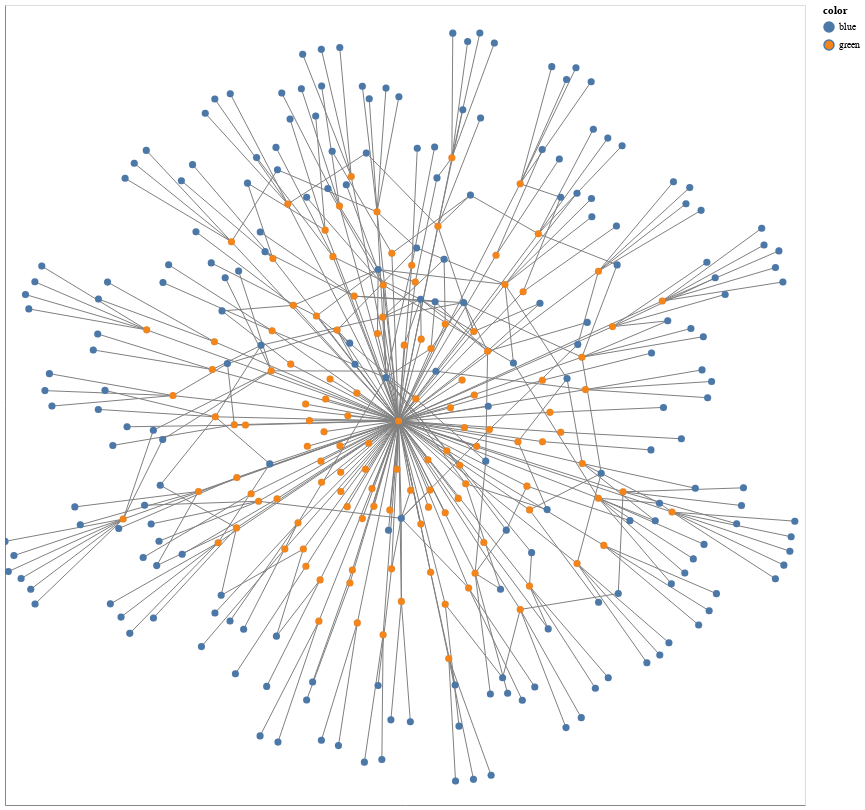

Notebook code cell kept with this figure:
### Code cell
# Generate a graph from the co-authors and their affiliations
G = nx.Graph()

for index, row in rf.iterrows():
    G.add_node(row['orcid'], name=row['full_name'], color='green')

for index, row in of.iterrows():
    G.add_node(row['wikidata'], name=row['name'], color='blue')

# Convert from and to for researcher relationships into ORCID IDs (to map the node labels)
def force_pid(n):
    n['from'] = n['from'].split('/')[-1]
    n['to'] = n['to'].split('/')[-1]
    return n

json = map(force_pid, r.json()[0]['relationships']['researcher-researcher'])
ef = pd.DataFrame(json, columns=['from', 'to'])

json = map(force_pid, r.json()[0]['relationships']['researcher-organisation'])
eo = pd.DataFrame(json, columns=['from', 'to'])

G.add_edges_from(ef.to_numpy())
G.add_edges_from(eo.to_numpy())
    
# Compute positions for viz.
pos = nx.spring_layout(G)

options = {
    "font_size": 12,
    "node_size": 50,
    "edge_color": "gray",
    "linewidths": 0.1,
    "width": 1
}

# Show information about the graph
print(nx.info(G))
print("Network density:", nx.density(G))

# Draw the graph using Altair
viz = nxa.draw_networkx(G, pos=pos, node_tooltip='name', node_color='color', **options).properties(width=800, height=800)

nx.write_gexf(G, "affiliations.gexf")

# Show it as an interactive plot!
viz.interactive()

### Figure 1 — Vega-Lite specification as saved in the notebook (floating-point values rounded to 4 significant figures; data arrays with more than 128 entries replaced by an {"elided": "..."} marker saying what was removed)
{"config": {"view": {"continuousWidth": 400, "continuousHeight": 300}}, "layer": [{"data": {"name": "data-5f203daaf2ef7aa42a98027b4251ee5f"}, "mark": {"type": "line", "color": "gray", "opacity": 1, "strokeWidth": 1}, "encoding": {"detail": {"type": "quantitative", "field": "edge"}, "x": {"type": "quantitative", "axis": {"grid": false, "labels": false, "ticks": false, "title": ""}, "field": "x"}, "y": {"type": "quantitative", "axis": {"grid": false, "labels": false, "ticks": false, "title": ""}, "field": "y"}}, "selection": {"selector001": {"type": "interval", "bind": "scales", "encodings": ["x", "y"]}}}, {"data": {"name": "data-8cbf931b4bbb2ce3af840abb01813545"}, "mark": {"type": "point", "opacity": 1, "size": 50, "strokeWidth": 0.1}, "encoding": {"fill": {"type": "nominal", "field": "color"}, "tooltip": {"type": "nominal", "field": "name"}, "x": {"type": "quantitative", "axis": {"grid": false, "labels": false, "ticks": false}, "field": "x"}, "y": {"type": "quantitative", "axis": {"grid": false, "labels": false, "ticks": false}, "field": "y"}}}], "height": 800, "width": 800, "$schema": "https://vega.github.io/schema/vega-lite/v4.8.1.json", "datasets": {"data-5f203daaf2ef7aa42a98027b4251ee5f": {"elided": "834 records"}, "data-8cbf931b4bbb2ce3af840abb01813545": {"elided": "333 records"}}}
